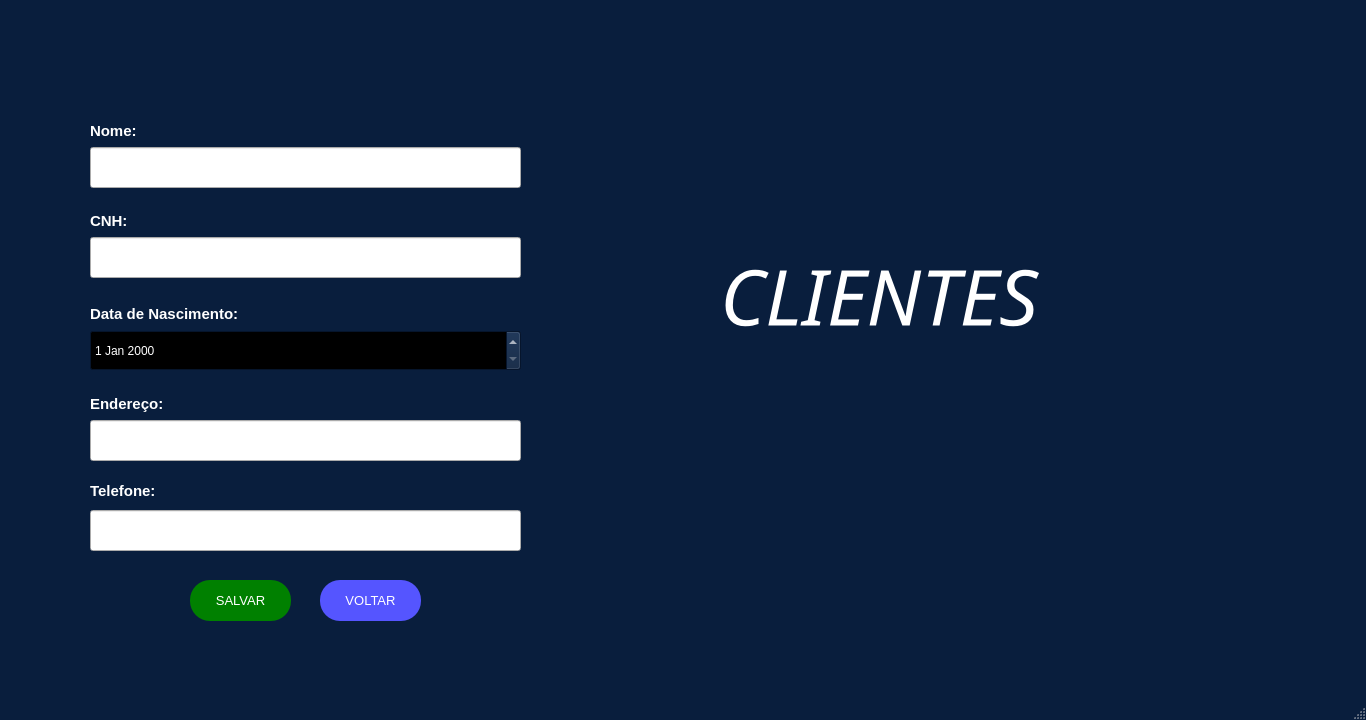
<?xml version="1.0" encoding="UTF-8"?>
<ui version="4.0">
 <class>MainWindow</class>
 <widget class="QMainWindow" name="MainWindow">
  <property name="geometry">
   <rect>
    <x>0</x>
    <y>0</y>
    <width>1366</width>
    <height>720</height>
   </rect>
  </property>
  <property name="minimumSize">
   <size>
    <width>1366</width>
    <height>720</height>
   </size>
  </property>
  <property name="maximumSize">
   <size>
    <width>1366</width>
    <height>720</height>
   </size>
  </property>
  <property name="palette">
   <palette>
    <active>
     <colorrole role="WindowText">
      <brush brushstyle="SolidPattern">
       <color alpha="255">
        <red>255</red>
        <green>255</green>
        <blue>255</blue>
       </color>
      </brush>
     </colorrole>
     <colorrole role="Button">
      <brush brushstyle="SolidPattern">
       <color alpha="255">
        <red>9</red>
        <green>30</green>
        <blue>61</blue>
       </color>
      </brush>
     </colorrole>
     <colorrole role="Light">
      <brush brushstyle="SolidPattern">
       <color alpha="255">
        <red>13</red>
        <green>45</green>
        <blue>91</blue>
       </color>
      </brush>
     </colorrole>
     <colorrole role="Midlight">
      <brush brushstyle="SolidPattern">
       <color alpha="255">
        <red>11</red>
        <green>37</green>
        <blue>76</blue>
       </color>
      </brush>
     </colorrole>
     <colorrole role="Dark">
      <brush brushstyle="SolidPattern">
       <color alpha="255">
        <red>4</red>
        <green>15</green>
        <blue>30</blue>
       </color>
      </brush>
     </colorrole>
     <colorrole role="Mid">
      <brush brushstyle="SolidPattern">
       <color alpha="255">
        <red>6</red>
        <green>20</green>
        <blue>41</blue>
       </color>
      </brush>
     </colorrole>
     <colorrole role="Text">
      <brush brushstyle="SolidPattern">
       <color alpha="255">
        <red>255</red>
        <green>255</green>
        <blue>255</blue>
       </color>
      </brush>
     </colorrole>
     <colorrole role="BrightText">
      <brush brushstyle="SolidPattern">
       <color alpha="255">
        <red>255</red>
        <green>255</green>
        <blue>255</blue>
       </color>
      </brush>
     </colorrole>
     <colorrole role="ButtonText">
      <brush brushstyle="SolidPattern">
       <color alpha="255">
        <red>255</red>
        <green>255</green>
        <blue>255</blue>
       </color>
      </brush>
     </colorrole>
     <colorrole role="Base">
      <brush brushstyle="SolidPattern">
       <color alpha="255">
        <red>0</red>
        <green>0</green>
        <blue>0</blue>
       </color>
      </brush>
     </colorrole>
     <colorrole role="Window">
      <brush brushstyle="SolidPattern">
       <color alpha="255">
        <red>9</red>
        <green>30</green>
        <blue>61</blue>
       </color>
      </brush>
     </colorrole>
     <colorrole role="Shadow">
      <brush brushstyle="SolidPattern">
       <color alpha="255">
        <red>0</red>
        <green>0</green>
        <blue>0</blue>
       </color>
      </brush>
     </colorrole>
     <colorrole role="AlternateBase">
      <brush brushstyle="SolidPattern">
       <color alpha="255">
        <red>4</red>
        <green>15</green>
        <blue>30</blue>
       </color>
      </brush>
     </colorrole>
     <colorrole role="ToolTipBase">
      <brush brushstyle="SolidPattern">
       <color alpha="255">
        <red>255</red>
        <green>255</green>
        <blue>220</blue>
       </color>
      </brush>
     </colorrole>
     <colorrole role="ToolTipText">
      <brush brushstyle="SolidPattern">
       <color alpha="255">
        <red>0</red>
        <green>0</green>
        <blue>0</blue>
       </color>
      </brush>
     </colorrole>
     <colorrole role="PlaceholderText">
      <brush brushstyle="SolidPattern">
       <color alpha="128">
        <red>255</red>
        <green>255</green>
        <blue>255</blue>
       </color>
      </brush>
     </colorrole>
    </active>
    <inactive>
     <colorrole role="WindowText">
      <brush brushstyle="SolidPattern">
       <color alpha="255">
        <red>255</red>
        <green>255</green>
        <blue>255</blue>
       </color>
      </brush>
     </colorrole>
     <colorrole role="Button">
      <brush brushstyle="SolidPattern">
       <color alpha="255">
        <red>9</red>
        <green>30</green>
        <blue>61</blue>
       </color>
      </brush>
     </colorrole>
     <colorrole role="Light">
      <brush brushstyle="SolidPattern">
       <color alpha="255">
        <red>13</red>
        <green>45</green>
        <blue>91</blue>
       </color>
      </brush>
     </colorrole>
     <colorrole role="Midlight">
      <brush brushstyle="SolidPattern">
       <color alpha="255">
        <red>11</red>
        <green>37</green>
        <blue>76</blue>
       </color>
      </brush>
     </colorrole>
     <colorrole role="Dark">
      <brush brushstyle="SolidPattern">
       <color alpha="255">
        <red>4</red>
        <green>15</green>
        <blue>30</blue>
       </color>
      </brush>
     </colorrole>
     <colorrole role="Mid">
      <brush brushstyle="SolidPattern">
       <color alpha="255">
        <red>6</red>
        <green>20</green>
        <blue>41</blue>
       </color>
      </brush>
     </colorrole>
     <colorrole role="Text">
      <brush brushstyle="SolidPattern">
       <color alpha="255">
        <red>255</red>
        <green>255</green>
        <blue>255</blue>
       </color>
      </brush>
     </colorrole>
     <colorrole role="BrightText">
      <brush brushstyle="SolidPattern">
       <color alpha="255">
        <red>255</red>
        <green>255</green>
        <blue>255</blue>
       </color>
      </brush>
     </colorrole>
     <colorrole role="ButtonText">
      <brush brushstyle="SolidPattern">
       <color alpha="255">
        <red>255</red>
        <green>255</green>
        <blue>255</blue>
       </color>
      </brush>
     </colorrole>
     <colorrole role="Base">
      <brush brushstyle="SolidPattern">
       <color alpha="255">
        <red>0</red>
        <green>0</green>
        <blue>0</blue>
       </color>
      </brush>
     </colorrole>
     <colorrole role="Window">
      <brush brushstyle="SolidPattern">
       <color alpha="255">
        <red>9</red>
        <green>30</green>
        <blue>61</blue>
       </color>
      </brush>
     </colorrole>
     <colorrole role="Shadow">
      <brush brushstyle="SolidPattern">
       <color alpha="255">
        <red>0</red>
        <green>0</green>
        <blue>0</blue>
       </color>
      </brush>
     </colorrole>
     <colorrole role="AlternateBase">
      <brush brushstyle="SolidPattern">
       <color alpha="255">
        <red>4</red>
        <green>15</green>
        <blue>30</blue>
       </color>
      </brush>
     </colorrole>
     <colorrole role="ToolTipBase">
      <brush brushstyle="SolidPattern">
       <color alpha="255">
        <red>255</red>
        <green>255</green>
        <blue>220</blue>
       </color>
      </brush>
     </colorrole>
     <colorrole role="ToolTipText">
      <brush brushstyle="SolidPattern">
       <color alpha="255">
        <red>0</red>
        <green>0</green>
        <blue>0</blue>
       </color>
      </brush>
     </colorrole>
     <colorrole role="PlaceholderText">
      <brush brushstyle="SolidPattern">
       <color alpha="128">
        <red>255</red>
        <green>255</green>
        <blue>255</blue>
       </color>
      </brush>
     </colorrole>
    </inactive>
    <disabled>
     <colorrole role="WindowText">
      <brush brushstyle="SolidPattern">
       <color alpha="255">
        <red>4</red>
        <green>15</green>
        <blue>30</blue>
       </color>
      </brush>
     </colorrole>
     <colorrole role="Button">
      <brush brushstyle="SolidPattern">
       <color alpha="255">
        <red>9</red>
        <green>30</green>
        <blue>61</blue>
       </color>
      </brush>
     </colorrole>
     <colorrole role="Light">
      <brush brushstyle="SolidPattern">
       <color alpha="255">
        <red>13</red>
        <green>45</green>
        <blue>91</blue>
       </color>
      </brush>
     </colorrole>
     <colorrole role="Midlight">
      <brush brushstyle="SolidPattern">
       <color alpha="255">
        <red>11</red>
        <green>37</green>
        <blue>76</blue>
       </color>
      </brush>
     </colorrole>
     <colorrole role="Dark">
      <brush brushstyle="SolidPattern">
       <color alpha="255">
        <red>4</red>
        <green>15</green>
        <blue>30</blue>
       </color>
      </brush>
     </colorrole>
     <colorrole role="Mid">
      <brush brushstyle="SolidPattern">
       <color alpha="255">
        <red>6</red>
        <green>20</green>
        <blue>41</blue>
       </color>
      </brush>
     </colorrole>
     <colorrole role="Text">
      <brush brushstyle="SolidPattern">
       <color alpha="255">
        <red>4</red>
        <green>15</green>
        <blue>30</blue>
       </color>
      </brush>
     </colorrole>
     <colorrole role="BrightText">
      <brush brushstyle="SolidPattern">
       <color alpha="255">
        <red>255</red>
        <green>255</green>
        <blue>255</blue>
       </color>
      </brush>
     </colorrole>
     <colorrole role="ButtonText">
      <brush brushstyle="SolidPattern">
       <color alpha="255">
        <red>4</red>
        <green>15</green>
        <blue>30</blue>
       </color>
      </brush>
     </colorrole>
     <colorrole role="Base">
      <brush brushstyle="SolidPattern">
       <color alpha="255">
        <red>9</red>
        <green>30</green>
        <blue>61</blue>
       </color>
      </brush>
     </colorrole>
     <colorrole role="Window">
      <brush brushstyle="SolidPattern">
       <color alpha="255">
        <red>9</red>
        <green>30</green>
        <blue>61</blue>
       </color>
      </brush>
     </colorrole>
     <colorrole role="Shadow">
      <brush brushstyle="SolidPattern">
       <color alpha="255">
        <red>0</red>
        <green>0</green>
        <blue>0</blue>
       </color>
      </brush>
     </colorrole>
     <colorrole role="AlternateBase">
      <brush brushstyle="SolidPattern">
       <color alpha="255">
        <red>9</red>
        <green>30</green>
        <blue>61</blue>
       </color>
      </brush>
     </colorrole>
     <colorrole role="ToolTipBase">
      <brush brushstyle="SolidPattern">
       <color alpha="255">
        <red>255</red>
        <green>255</green>
        <blue>220</blue>
       </color>
      </brush>
     </colorrole>
     <colorrole role="ToolTipText">
      <brush brushstyle="SolidPattern">
       <color alpha="255">
        <red>0</red>
        <green>0</green>
        <blue>0</blue>
       </color>
      </brush>
     </colorrole>
     <colorrole role="PlaceholderText">
      <brush brushstyle="SolidPattern">
       <color alpha="128">
        <red>255</red>
        <green>255</green>
        <blue>255</blue>
       </color>
      </brush>
     </colorrole>
    </disabled>
   </palette>
  </property>
  <property name="windowTitle">
   <string>Long Drive</string>
  </property>
  <property name="windowIcon">
   <iconset>
    <normaloff>../Logos/LOGO4.png</normaloff>../Logos/LOGO4.png</iconset>
  </property>
  <property name="layoutDirection">
   <enum>Qt::LeftToRight</enum>
  </property>
  <widget class="QWidget" name="centralwidget">
   <widget class="QLabel" name="clientes_logo">
    <property name="enabled">
     <bool>true</bool>
    </property>
    <property name="geometry">
     <rect>
      <x>800</x>
      <y>260</y>
      <width>341</width>
      <height>341</height>
     </rect>
    </property>
    <property name="toolTip">
     <string>&lt;html&gt;&lt;head/&gt;&lt;body&gt;&lt;p align=&quot;center&quot;&gt;&lt;br/&gt;&lt;/p&gt;&lt;/body&gt;&lt;/html&gt;</string>
    </property>
    <property name="whatsThis">
     <string>&lt;html&gt;&lt;head/&gt;&lt;body&gt;&lt;p align=&quot;center&quot;&gt;&lt;br/&gt;&lt;/p&gt;&lt;/body&gt;&lt;/html&gt;</string>
    </property>
    <property name="autoFillBackground">
     <bool>false</bool>
    </property>
    <property name="styleSheet">
     <string notr="true"/>
    </property>
    <property name="text">
     <string/>
    </property>
    <property name="pixmap">
     <pixmap>../Logos/LOGO2.png</pixmap>
    </property>
    <property name="scaledContents">
     <bool>true</bool>
    </property>
    <property name="wordWrap">
     <bool>false</bool>
    </property>
   </widget>
   <widget class="QLabel" name="clientes_name">
    <property name="geometry">
     <rect>
      <x>90</x>
      <y>120</y>
      <width>61</width>
      <height>21</height>
     </rect>
    </property>
    <property name="font">
     <font>
      <family>Arial</family>
      <pointsize>11</pointsize>
      <weight>75</weight>
      <bold>true</bold>
     </font>
    </property>
    <property name="text">
     <string>Nome:</string>
    </property>
   </widget>
   <widget class="QLineEdit" name="clientes_name_2">
    <property name="geometry">
     <rect>
      <x>90</x>
      <y>147</y>
      <width>431</width>
      <height>41</height>
     </rect>
    </property>
    <property name="font">
     <font>
      <pointsize>8</pointsize>
     </font>
    </property>
    <property name="styleSheet">
     <string notr="true">color: rgb(0, 0, 0);</string>
    </property>
   </widget>
   <widget class="QLineEdit" name="clientes_cnh_2">
    <property name="geometry">
     <rect>
      <x>90</x>
      <y>237</y>
      <width>431</width>
      <height>41</height>
     </rect>
    </property>
    <property name="font">
     <font>
      <pointsize>8</pointsize>
     </font>
    </property>
    <property name="styleSheet">
     <string notr="true">color: rgb(0, 0, 0);</string>
    </property>
   </widget>
   <widget class="QLabel" name="clientes_cpf">
    <property name="geometry">
     <rect>
      <x>90</x>
      <y>210</y>
      <width>51</width>
      <height>21</height>
     </rect>
    </property>
    <property name="font">
     <font>
      <family>Arial</family>
      <pointsize>11</pointsize>
      <weight>75</weight>
      <bold>true</bold>
     </font>
    </property>
    <property name="text">
     <string>CNH:</string>
    </property>
   </widget>
   <widget class="QLabel" name="clientes_nasc">
    <property name="geometry">
     <rect>
      <x>90</x>
      <y>303</y>
      <width>181</width>
      <height>21</height>
     </rect>
    </property>
    <property name="font">
     <font>
      <family>Arial</family>
      <pointsize>11</pointsize>
      <weight>75</weight>
      <bold>true</bold>
     </font>
    </property>
    <property name="text">
     <string>Data de Nascimento:</string>
    </property>
   </widget>
   <widget class="QLabel" name="clientes_tel">
    <property name="geometry">
     <rect>
      <x>90</x>
      <y>393</y>
      <width>91</width>
      <height>21</height>
     </rect>
    </property>
    <property name="font">
     <font>
      <family>Arial</family>
      <pointsize>11</pointsize>
      <weight>75</weight>
      <bold>true</bold>
     </font>
    </property>
    <property name="text">
     <string>Endereço:</string>
    </property>
   </widget>
   <widget class="QLineEdit" name="clientes_tel_2">
    <property name="geometry">
     <rect>
      <x>90</x>
      <y>510</y>
      <width>431</width>
      <height>41</height>
     </rect>
    </property>
    <property name="font">
     <font>
      <pointsize>8</pointsize>
     </font>
    </property>
    <property name="styleSheet">
     <string notr="true">color: rgb(0, 0, 0);</string>
    </property>
   </widget>
   <widget class="QDateEdit" name="clientes_nasc_2">
    <property name="geometry">
     <rect>
      <x>90</x>
      <y>330</y>
      <width>431</width>
      <height>41</height>
     </rect>
    </property>
    <property name="styleSheet">
     <string notr="true">QDateEdit{rgb(0, 0, 0)}</string>
    </property>
   </widget>
   <widget class="QLineEdit" name="clientes_end_2">
    <property name="geometry">
     <rect>
      <x>90</x>
      <y>420</y>
      <width>431</width>
      <height>41</height>
     </rect>
    </property>
    <property name="font">
     <font>
      <pointsize>8</pointsize>
     </font>
    </property>
    <property name="styleSheet">
     <string notr="true">color: rgb(0, 0, 0);</string>
    </property>
   </widget>
   <widget class="QLabel" name="clientes_end">
    <property name="geometry">
     <rect>
      <x>90</x>
      <y>480</y>
      <width>101</width>
      <height>21</height>
     </rect>
    </property>
    <property name="font">
     <font>
      <family>Arial</family>
      <pointsize>11</pointsize>
      <weight>75</weight>
      <bold>true</bold>
     </font>
    </property>
    <property name="text">
     <string>Telefone:</string>
    </property>
   </widget>
   <widget class="QLabel" name="clientes_cli">
    <property name="geometry">
     <rect>
      <x>720</x>
      <y>240</y>
      <width>501</width>
      <height>111</height>
     </rect>
    </property>
    <property name="font">
     <font>
      <family>Reem Kufi</family>
      <pointsize>58</pointsize>
      <weight>50</weight>
      <italic>true</italic>
      <bold>false</bold>
      <underline>false</underline>
     </font>
    </property>
    <property name="text">
     <string>CLIENTES</string>
    </property>
   </widget>
   <widget class="QPushButton" name="salvar_cliente">
    <property name="geometry">
     <rect>
      <x>190</x>
      <y>580</y>
      <width>101</width>
      <height>41</height>
     </rect>
    </property>
    <property name="palette">
     <palette>
      <active>
       <colorrole role="WindowText">
        <brush brushstyle="SolidPattern">
         <color alpha="255">
          <red>255</red>
          <green>255</green>
          <blue>255</blue>
         </color>
        </brush>
       </colorrole>
       <colorrole role="Button">
        <brush brushstyle="SolidPattern">
         <color alpha="255">
          <red>0</red>
          <green>128</green>
          <blue>0</blue>
         </color>
        </brush>
       </colorrole>
       <colorrole role="Text">
        <brush brushstyle="SolidPattern">
         <color alpha="255">
          <red>255</red>
          <green>255</green>
          <blue>255</blue>
         </color>
        </brush>
       </colorrole>
       <colorrole role="BrightText">
        <brush brushstyle="SolidPattern">
         <color alpha="255">
          <red>203</red>
          <green>255</green>
          <blue>80</blue>
         </color>
        </brush>
       </colorrole>
       <colorrole role="ButtonText">
        <brush brushstyle="SolidPattern">
         <color alpha="255">
          <red>255</red>
          <green>255</green>
          <blue>255</blue>
         </color>
        </brush>
       </colorrole>
       <colorrole role="Base">
        <brush brushstyle="SolidPattern">
         <color alpha="255">
          <red>0</red>
          <green>128</green>
          <blue>0</blue>
         </color>
        </brush>
       </colorrole>
       <colorrole role="Window">
        <brush brushstyle="SolidPattern">
         <color alpha="255">
          <red>0</red>
          <green>128</green>
          <blue>0</blue>
         </color>
        </brush>
       </colorrole>
       <colorrole role="ToolTipBase">
        <brush brushstyle="SolidPattern">
         <color alpha="255">
          <red>255</red>
          <green>255</green>
          <blue>0</blue>
         </color>
        </brush>
       </colorrole>
       <colorrole role="PlaceholderText">
        <brush brushstyle="SolidPattern">
         <color alpha="128">
          <red>0</red>
          <green>0</green>
          <blue>0</blue>
         </color>
        </brush>
       </colorrole>
      </active>
      <inactive>
       <colorrole role="WindowText">
        <brush brushstyle="SolidPattern">
         <color alpha="255">
          <red>255</red>
          <green>255</green>
          <blue>255</blue>
         </color>
        </brush>
       </colorrole>
       <colorrole role="Button">
        <brush brushstyle="SolidPattern">
         <color alpha="255">
          <red>0</red>
          <green>128</green>
          <blue>0</blue>
         </color>
        </brush>
       </colorrole>
       <colorrole role="Text">
        <brush brushstyle="SolidPattern">
         <color alpha="255">
          <red>255</red>
          <green>255</green>
          <blue>255</blue>
         </color>
        </brush>
       </colorrole>
       <colorrole role="BrightText">
        <brush brushstyle="SolidPattern">
         <color alpha="255">
          <red>203</red>
          <green>255</green>
          <blue>80</blue>
         </color>
        </brush>
       </colorrole>
       <colorrole role="ButtonText">
        <brush brushstyle="SolidPattern">
         <color alpha="255">
          <red>255</red>
          <green>255</green>
          <blue>255</blue>
         </color>
        </brush>
       </colorrole>
       <colorrole role="Base">
        <brush brushstyle="SolidPattern">
         <color alpha="255">
          <red>0</red>
          <green>128</green>
          <blue>0</blue>
         </color>
        </brush>
       </colorrole>
       <colorrole role="Window">
        <brush brushstyle="SolidPattern">
         <color alpha="255">
          <red>0</red>
          <green>128</green>
          <blue>0</blue>
         </color>
        </brush>
       </colorrole>
       <colorrole role="ToolTipBase">
        <brush brushstyle="SolidPattern">
         <color alpha="255">
          <red>255</red>
          <green>255</green>
          <blue>0</blue>
         </color>
        </brush>
       </colorrole>
       <colorrole role="PlaceholderText">
        <brush brushstyle="SolidPattern">
         <color alpha="128">
          <red>0</red>
          <green>0</green>
          <blue>0</blue>
         </color>
        </brush>
       </colorrole>
      </inactive>
      <disabled>
       <colorrole role="WindowText">
        <brush brushstyle="SolidPattern">
         <color alpha="255">
          <red>255</red>
          <green>255</green>
          <blue>255</blue>
         </color>
        </brush>
       </colorrole>
       <colorrole role="Button">
        <brush brushstyle="SolidPattern">
         <color alpha="255">
          <red>0</red>
          <green>128</green>
          <blue>0</blue>
         </color>
        </brush>
       </colorrole>
       <colorrole role="Text">
        <brush brushstyle="SolidPattern">
         <color alpha="255">
          <red>255</red>
          <green>255</green>
          <blue>255</blue>
         </color>
        </brush>
       </colorrole>
       <colorrole role="BrightText">
        <brush brushstyle="SolidPattern">
         <color alpha="255">
          <red>203</red>
          <green>255</green>
          <blue>80</blue>
         </color>
        </brush>
       </colorrole>
       <colorrole role="ButtonText">
        <brush brushstyle="SolidPattern">
         <color alpha="255">
          <red>255</red>
          <green>255</green>
          <blue>255</blue>
         </color>
        </brush>
       </colorrole>
       <colorrole role="Base">
        <brush brushstyle="SolidPattern">
         <color alpha="255">
          <red>0</red>
          <green>128</green>
          <blue>0</blue>
         </color>
        </brush>
       </colorrole>
       <colorrole role="Window">
        <brush brushstyle="SolidPattern">
         <color alpha="255">
          <red>0</red>
          <green>128</green>
          <blue>0</blue>
         </color>
        </brush>
       </colorrole>
       <colorrole role="ToolTipBase">
        <brush brushstyle="SolidPattern">
         <color alpha="255">
          <red>255</red>
          <green>255</green>
          <blue>0</blue>
         </color>
        </brush>
       </colorrole>
       <colorrole role="PlaceholderText">
        <brush brushstyle="SolidPattern">
         <color alpha="128">
          <red>0</red>
          <green>0</green>
          <blue>0</blue>
         </color>
        </brush>
       </colorrole>
      </disabled>
     </palette>
    </property>
    <property name="font">
     <font>
      <family>Arial</family>
      <pointsize>10</pointsize>
      <weight>9</weight>
      <italic>false</italic>
      <bold>false</bold>
     </font>
    </property>
    <property name="contextMenuPolicy">
     <enum>Qt::CustomContextMenu</enum>
    </property>
    <property name="styleSheet">
     <string notr="true">QPushButton{
	color:white;
	border-radius:20px;
	background-color: #008000;
	font: 75 10pt &quot;Arial&quot;;
}
QPushButton:hover{
	background-color: #005500;
}</string>
    </property>
    <property name="text">
     <string>SALVAR</string>
    </property>
    <property name="iconSize">
     <size>
      <width>93</width>
      <height>100</height>
     </size>
    </property>
    <property name="checkable">
     <bool>false</bool>
    </property>
    <property name="autoRepeat">
     <bool>false</bool>
    </property>
    <property name="autoExclusive">
     <bool>false</bool>
    </property>
    <property name="autoDefault">
     <bool>false</bool>
    </property>
    <property name="default">
     <bool>false</bool>
    </property>
    <property name="flat">
     <bool>true</bool>
    </property>
   </widget>
   <widget class="QPushButton" name="voltar_10">
    <property name="geometry">
     <rect>
      <x>320</x>
      <y>580</y>
      <width>101</width>
      <height>41</height>
     </rect>
    </property>
    <property name="palette">
     <palette>
      <active>
       <colorrole role="WindowText">
        <brush brushstyle="SolidPattern">
         <color alpha="255">
          <red>255</red>
          <green>255</green>
          <blue>255</blue>
         </color>
        </brush>
       </colorrole>
       <colorrole role="Button">
        <brush brushstyle="SolidPattern">
         <color alpha="255">
          <red>85</red>
          <green>85</green>
          <blue>255</blue>
         </color>
        </brush>
       </colorrole>
       <colorrole role="Text">
        <brush brushstyle="SolidPattern">
         <color alpha="255">
          <red>255</red>
          <green>255</green>
          <blue>255</blue>
         </color>
        </brush>
       </colorrole>
       <colorrole role="BrightText">
        <brush brushstyle="SolidPattern">
         <color alpha="255">
          <red>203</red>
          <green>255</green>
          <blue>80</blue>
         </color>
        </brush>
       </colorrole>
       <colorrole role="ButtonText">
        <brush brushstyle="SolidPattern">
         <color alpha="255">
          <red>255</red>
          <green>255</green>
          <blue>255</blue>
         </color>
        </brush>
       </colorrole>
       <colorrole role="Base">
        <brush brushstyle="SolidPattern">
         <color alpha="255">
          <red>85</red>
          <green>85</green>
          <blue>255</blue>
         </color>
        </brush>
       </colorrole>
       <colorrole role="Window">
        <brush brushstyle="SolidPattern">
         <color alpha="255">
          <red>85</red>
          <green>85</green>
          <blue>255</blue>
         </color>
        </brush>
       </colorrole>
       <colorrole role="ToolTipBase">
        <brush brushstyle="SolidPattern">
         <color alpha="255">
          <red>255</red>
          <green>255</green>
          <blue>0</blue>
         </color>
        </brush>
       </colorrole>
       <colorrole role="PlaceholderText">
        <brush brushstyle="SolidPattern">
         <color alpha="128">
          <red>0</red>
          <green>0</green>
          <blue>0</blue>
         </color>
        </brush>
       </colorrole>
      </active>
      <inactive>
       <colorrole role="WindowText">
        <brush brushstyle="SolidPattern">
         <color alpha="255">
          <red>255</red>
          <green>255</green>
          <blue>255</blue>
         </color>
        </brush>
       </colorrole>
       <colorrole role="Button">
        <brush brushstyle="SolidPattern">
         <color alpha="255">
          <red>85</red>
          <green>85</green>
          <blue>255</blue>
         </color>
        </brush>
       </colorrole>
       <colorrole role="Text">
        <brush brushstyle="SolidPattern">
         <color alpha="255">
          <red>255</red>
          <green>255</green>
          <blue>255</blue>
         </color>
        </brush>
       </colorrole>
       <colorrole role="BrightText">
        <brush brushstyle="SolidPattern">
         <color alpha="255">
          <red>203</red>
          <green>255</green>
          <blue>80</blue>
         </color>
        </brush>
       </colorrole>
       <colorrole role="ButtonText">
        <brush brushstyle="SolidPattern">
         <color alpha="255">
          <red>255</red>
          <green>255</green>
          <blue>255</blue>
         </color>
        </brush>
       </colorrole>
       <colorrole role="Base">
        <brush brushstyle="SolidPattern">
         <color alpha="255">
          <red>85</red>
          <green>85</green>
          <blue>255</blue>
         </color>
        </brush>
       </colorrole>
       <colorrole role="Window">
        <brush brushstyle="SolidPattern">
         <color alpha="255">
          <red>85</red>
          <green>85</green>
          <blue>255</blue>
         </color>
        </brush>
       </colorrole>
       <colorrole role="ToolTipBase">
        <brush brushstyle="SolidPattern">
         <color alpha="255">
          <red>255</red>
          <green>255</green>
          <blue>0</blue>
         </color>
        </brush>
       </colorrole>
       <colorrole role="PlaceholderText">
        <brush brushstyle="SolidPattern">
         <color alpha="128">
          <red>0</red>
          <green>0</green>
          <blue>0</blue>
         </color>
        </brush>
       </colorrole>
      </inactive>
      <disabled>
       <colorrole role="WindowText">
        <brush brushstyle="SolidPattern">
         <color alpha="255">
          <red>255</red>
          <green>255</green>
          <blue>255</blue>
         </color>
        </brush>
       </colorrole>
       <colorrole role="Button">
        <brush brushstyle="SolidPattern">
         <color alpha="255">
          <red>85</red>
          <green>85</green>
          <blue>255</blue>
         </color>
        </brush>
       </colorrole>
       <colorrole role="Text">
        <brush brushstyle="SolidPattern">
         <color alpha="255">
          <red>255</red>
          <green>255</green>
          <blue>255</blue>
         </color>
        </brush>
       </colorrole>
       <colorrole role="BrightText">
        <brush brushstyle="SolidPattern">
         <color alpha="255">
          <red>203</red>
          <green>255</green>
          <blue>80</blue>
         </color>
        </brush>
       </colorrole>
       <colorrole role="ButtonText">
        <brush brushstyle="SolidPattern">
         <color alpha="255">
          <red>255</red>
          <green>255</green>
          <blue>255</blue>
         </color>
        </brush>
       </colorrole>
       <colorrole role="Base">
        <brush brushstyle="SolidPattern">
         <color alpha="255">
          <red>85</red>
          <green>85</green>
          <blue>255</blue>
         </color>
        </brush>
       </colorrole>
       <colorrole role="Window">
        <brush brushstyle="SolidPattern">
         <color alpha="255">
          <red>85</red>
          <green>85</green>
          <blue>255</blue>
         </color>
        </brush>
       </colorrole>
       <colorrole role="ToolTipBase">
        <brush brushstyle="SolidPattern">
         <color alpha="255">
          <red>255</red>
          <green>255</green>
          <blue>0</blue>
         </color>
        </brush>
       </colorrole>
       <colorrole role="PlaceholderText">
        <brush brushstyle="SolidPattern">
         <color alpha="128">
          <red>0</red>
          <green>0</green>
          <blue>0</blue>
         </color>
        </brush>
       </colorrole>
      </disabled>
     </palette>
    </property>
    <property name="font">
     <font>
      <family>Arial</family>
      <pointsize>10</pointsize>
      <weight>9</weight>
      <italic>false</italic>
      <bold>false</bold>
     </font>
    </property>
    <property name="contextMenuPolicy">
     <enum>Qt::CustomContextMenu</enum>
    </property>
    <property name="styleSheet">
     <string notr="true">QPushButton{
	color:white;
	border-radius:20px;
	background-color: rgb(85, 85, 255);
	font: 75 10pt &quot;Arial&quot;;
}
QPushButton:hover{
	background-color: rgb(10, 10, 127);
}</string>
    </property>
    <property name="text">
     <string>VOLTAR</string>
    </property>
    <property name="iconSize">
     <size>
      <width>93</width>
      <height>100</height>
     </size>
    </property>
    <property name="checkable">
     <bool>false</bool>
    </property>
    <property name="autoRepeat">
     <bool>false</bool>
    </property>
    <property name="autoExclusive">
     <bool>false</bool>
    </property>
    <property name="autoDefault">
     <bool>false</bool>
    </property>
    <property name="default">
     <bool>false</bool>
    </property>
    <property name="flat">
     <bool>true</bool>
    </property>
   </widget>
   <widget class="QLabel" name="label_info">
    <property name="geometry">
     <rect>
      <x>90</x>
      <y>555</y>
      <width>251</width>
      <height>16</height>
     </rect>
    </property>
    <property name="text">
     <string/>
    </property>
   </widget>
   <zorder>clientes_nasc_2</zorder>
   <zorder>clientes_logo</zorder>
   <zorder>clientes_name</zorder>
   <zorder>clientes_name_2</zorder>
   <zorder>clientes_cnh_2</zorder>
   <zorder>clientes_cpf</zorder>
   <zorder>clientes_nasc</zorder>
   <zorder>clientes_tel</zorder>
   <zorder>clientes_tel_2</zorder>
   <zorder>clientes_end_2</zorder>
   <zorder>clientes_end</zorder>
   <zorder>clientes_cli</zorder>
   <zorder>salvar_cliente</zorder>
   <zorder>voltar_10</zorder>
   <zorder>label_info</zorder>
  </widget>
  <widget class="QStatusBar" name="statusbar"/>
 </widget>
 <resources>
  <include location="../ICONES_QTDESIGNER.qrc"/>
 </resources>
 <connections/>
</ui>
